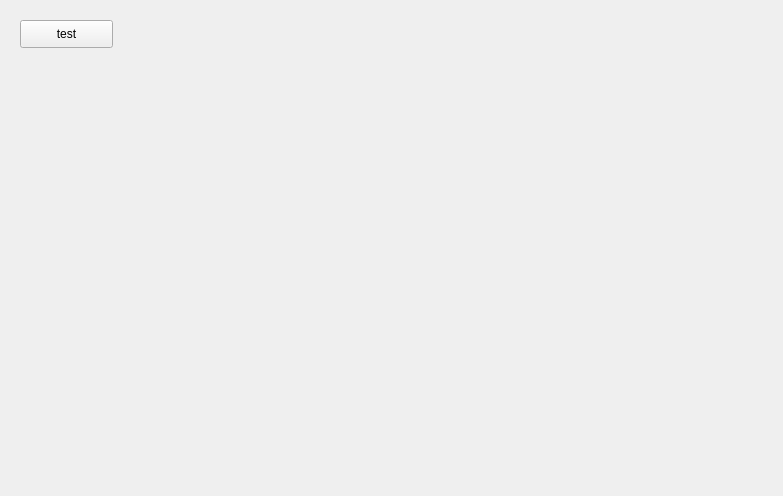
<?xml version="1.0" encoding="UTF-8"?>
<ui version="4.0">
 <class>MainPage</class>
 <widget class="QWidget" name="MainPage">
  <property name="geometry">
   <rect>
    <x>0</x>
    <y>0</y>
    <width>783</width>
    <height>496</height>
   </rect>
  </property>
  <property name="windowTitle">
   <string>MainPage</string>
  </property>
  <widget class="QPushButton" name="btnTest">
   <property name="geometry">
    <rect>
     <x>20</x>
     <y>20</y>
     <width>93</width>
     <height>28</height>
    </rect>
   </property>
   <property name="text">
    <string>test</string>
   </property>
  </widget>
 </widget>
 <layoutdefault spacing="6" margin="11"/>
 <resources/>
 <connections/>
</ui>
